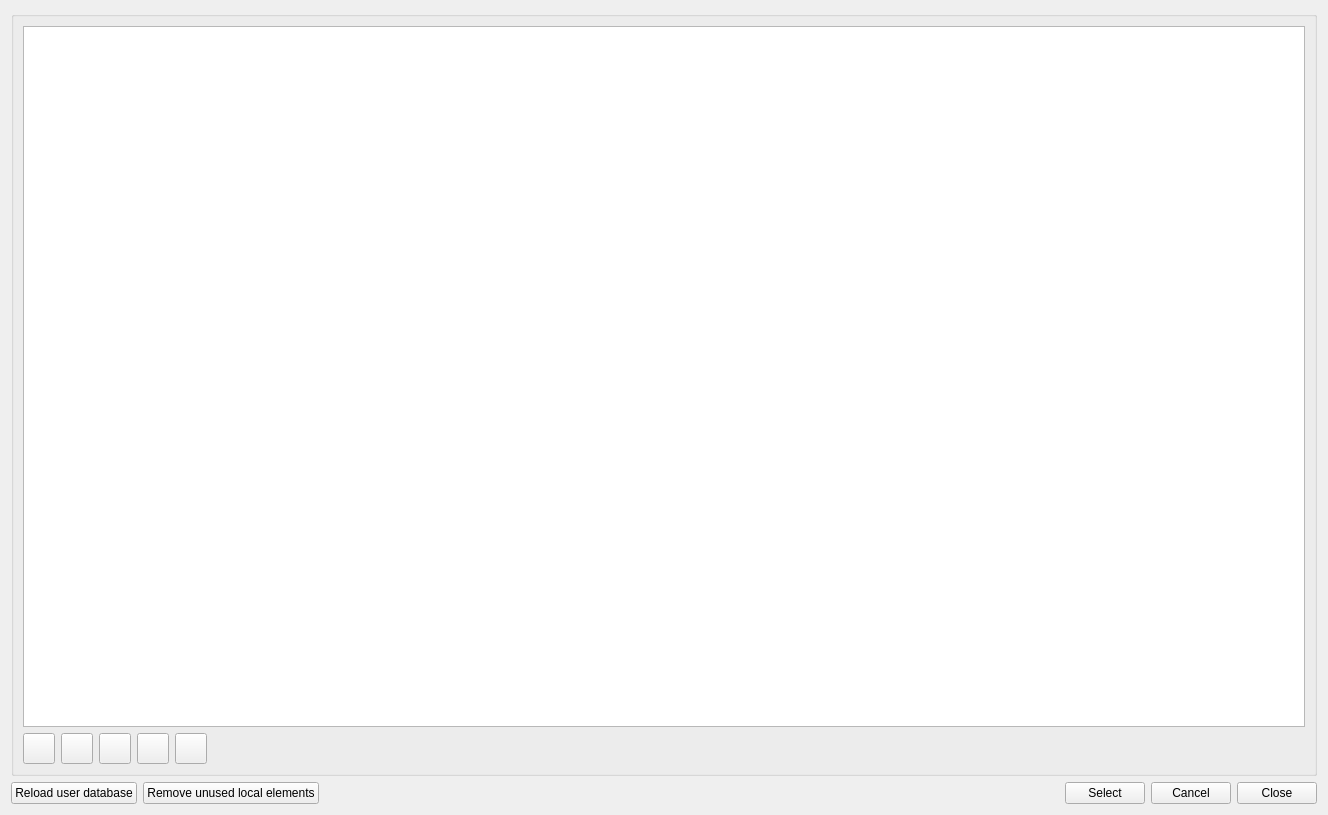
<?xml version="1.0" encoding="UTF-8"?>
<ui version="4.0">
 <class>SVDatabaseEditDialog</class>
 <widget class="QDialog" name="SVDatabaseEditDialog">
  <property name="geometry">
   <rect>
    <x>0</x>
    <y>0</y>
    <width>1328</width>
    <height>815</height>
   </rect>
  </property>
  <layout class="QVBoxLayout" name="verticalLayout">
   <item>
    <widget class="QGroupBox" name="groupBoxTableView">
     <layout class="QGridLayout" name="gridLayoutTableView">
      <item row="1" column="1">
       <widget class="QToolButton" name="toolButtonCopy">
        <property name="icon">
         <iconset resource="../resources/SIM-VICUS.qrc">
          <normaloff>:/gfx/actions/24x24/editcopy.png</normaloff>:/gfx/actions/24x24/editcopy.png</iconset>
        </property>
        <property name="iconSize">
         <size>
          <width>24</width>
          <height>24</height>
         </size>
        </property>
       </widget>
      </item>
      <item row="1" column="3">
       <widget class="QToolButton" name="toolButtonStoreInUserDB">
        <property name="toolTip">
         <string>Stores local project DB element in user database.</string>
        </property>
        <property name="text">
         <string/>
        </property>
        <property name="icon">
         <iconset resource="../resources/SIM-VICUS.qrc">
          <normaloff>:/gfx/actions/24x24/toDB.png</normaloff>:/gfx/actions/24x24/toDB.png</iconset>
        </property>
        <property name="iconSize">
         <size>
          <width>24</width>
          <height>24</height>
         </size>
        </property>
       </widget>
      </item>
      <item row="0" column="0" colspan="6">
       <widget class="QTableView" name="tableView">
        <property name="minimumSize">
         <size>
          <width>0</width>
          <height>150</height>
         </size>
        </property>
        <property name="alternatingRowColors">
         <bool>true</bool>
        </property>
        <property name="selectionMode">
         <enum>QAbstractItemView::SingleSelection</enum>
        </property>
        <property name="selectionBehavior">
         <enum>QAbstractItemView::SelectRows</enum>
        </property>
        <attribute name="horizontalHeaderVisible">
         <bool>false</bool>
        </attribute>
       </widget>
      </item>
      <item row="1" column="5">
       <spacer name="horizontalSpacer">
        <property name="orientation">
         <enum>Qt::Horizontal</enum>
        </property>
        <property name="sizeHint" stdset="0">
         <size>
          <width>1156</width>
          <height>20</height>
         </size>
        </property>
       </spacer>
      </item>
      <item row="1" column="0">
       <widget class="QToolButton" name="toolButtonAdd">
        <property name="icon">
         <iconset resource="../resources/SIM-VICUS.qrc">
          <normaloff>:/gfx/actions/24x24/plus.png</normaloff>:/gfx/actions/24x24/plus.png</iconset>
        </property>
        <property name="iconSize">
         <size>
          <width>24</width>
          <height>24</height>
         </size>
        </property>
       </widget>
      </item>
      <item row="1" column="4">
       <widget class="QToolButton" name="toolButtonRemoveFromUserDB">
        <property name="toolTip">
         <string>Moves DB element from user  database to local project.</string>
        </property>
        <property name="text">
         <string/>
        </property>
        <property name="icon">
         <iconset resource="../resources/SIM-VICUS.qrc">
          <normaloff>:/gfx/actions/24x24/fromDB.png</normaloff>:/gfx/actions/24x24/fromDB.png</iconset>
        </property>
        <property name="iconSize">
         <size>
          <width>24</width>
          <height>24</height>
         </size>
        </property>
       </widget>
      </item>
      <item row="1" column="2">
       <widget class="QToolButton" name="toolButtonRemove">
        <property name="icon">
         <iconset resource="../resources/SIM-VICUS.qrc">
          <normaloff>:/gfx/actions/24x24/minus.png</normaloff>:/gfx/actions/24x24/minus.png</iconset>
        </property>
        <property name="iconSize">
         <size>
          <width>24</width>
          <height>24</height>
         </size>
        </property>
       </widget>
      </item>
     </layout>
    </widget>
   </item>
   <item>
    <layout class="QHBoxLayout" name="horizontalLayout">
     <item>
      <widget class="QPushButton" name="pushButtonReloadUserDB">
       <property name="toolTip">
        <string>Reloads user database from directory</string>
       </property>
       <property name="text">
        <string>Reload user database</string>
       </property>
       <property name="icon">
        <iconset resource="../resources/SIM-VICUS.qrc">
         <normaloff>:/gfx/actions/24x24/reload.png</normaloff>:/gfx/actions/24x24/reload.png</iconset>
       </property>
       <property name="autoDefault">
        <bool>false</bool>
       </property>
      </widget>
     </item>
     <item>
      <widget class="QPushButton" name="pushButtonRemoveUnusedElements">
       <property name="toolTip">
        <string>Removes project-local database elements that are currently nowhere referenced.</string>
       </property>
       <property name="text">
        <string>Remove unused local elements</string>
       </property>
       <property name="icon">
        <iconset resource="../resources/SIM-VICUS.qrc">
         <normaloff>:/gfx/actions/24x24/broom.png</normaloff>:/gfx/actions/24x24/broom.png</iconset>
       </property>
       <property name="autoDefault">
        <bool>false</bool>
       </property>
      </widget>
     </item>
     <item>
      <spacer name="horizontalSpacer_2">
       <property name="orientation">
        <enum>Qt::Horizontal</enum>
       </property>
       <property name="sizeHint" stdset="0">
        <size>
         <width>40</width>
         <height>15</height>
        </size>
       </property>
      </spacer>
     </item>
     <item>
      <widget class="QPushButton" name="pushButtonSelect">
       <property name="text">
        <string>Select</string>
       </property>
       <property name="autoDefault">
        <bool>false</bool>
       </property>
      </widget>
     </item>
     <item>
      <widget class="QPushButton" name="pushButtonCancel">
       <property name="text">
        <string>Cancel</string>
       </property>
       <property name="autoDefault">
        <bool>false</bool>
       </property>
      </widget>
     </item>
     <item>
      <widget class="QPushButton" name="pushButtonClose">
       <property name="text">
        <string>Close</string>
       </property>
       <property name="autoDefault">
        <bool>false</bool>
       </property>
      </widget>
     </item>
    </layout>
   </item>
  </layout>
 </widget>
 <resources>
  <include location="../resources/SIM-VICUS.qrc"/>
 </resources>
 <connections/>
</ui>
